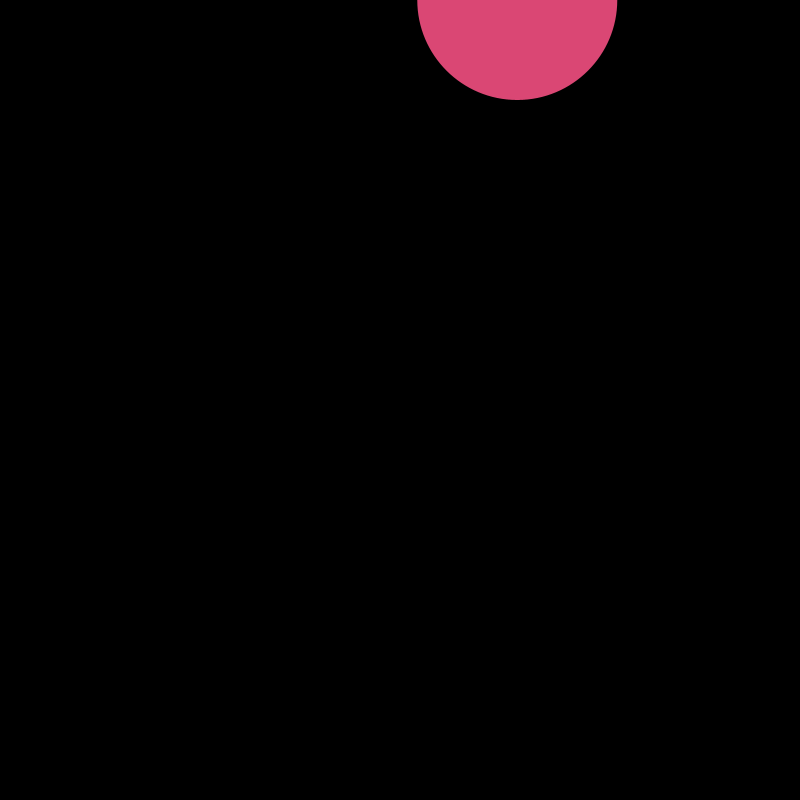
Frame 1 (no input)
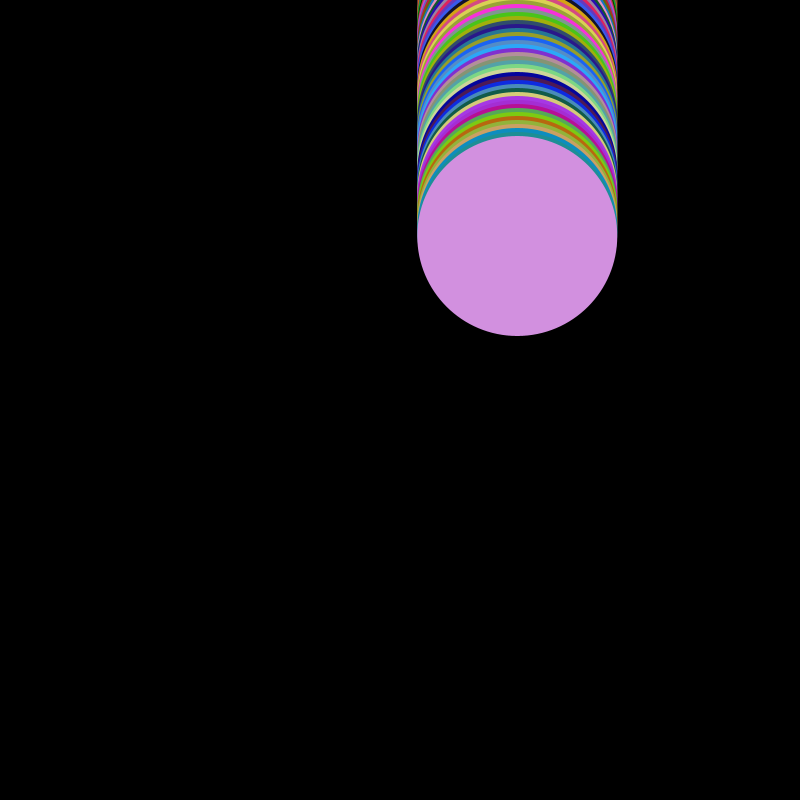
Frame 60 (the mouse pressed at the canvas centre just before this capture)
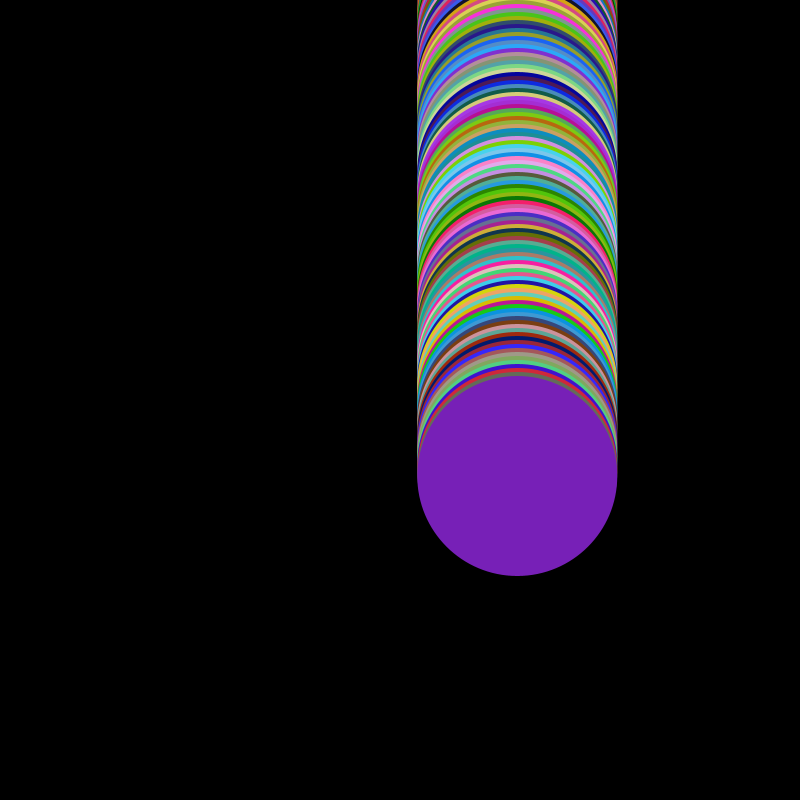
Frame 120 (the mouse held since frame 60 and released just before this capture)

The Processing sketch that drew these frames (run headless with seeded random() and noise(); from frame 60 on, the mouse is pressed at the canvas centre):

// Processing sketch: sketch_210729a
// ── sketch_210729a.pde
//psychedelic tubes running down the screen

float Circspeed = 4;
float x = random(0,800);
float y = 0;
float constant = 0;
float RGB1 = random(255);
float RGB2 = random(255);
float RGB3 = random(255);

void setup() {
  size (800,800);
  background (0);
}

void draw() {
  while (constant == 0) {
  //fill(RGB1, RGB2, RGB3);
  fill(random(0,255), random(0,225), random(0,255));
  noStroke();
  circle(x, y, 200);
  y = y + Circspeed;
  if (y == height) {
    x = random(0, width);
    y = 0;
  }
  else {
    break;
  }
}
}
  
